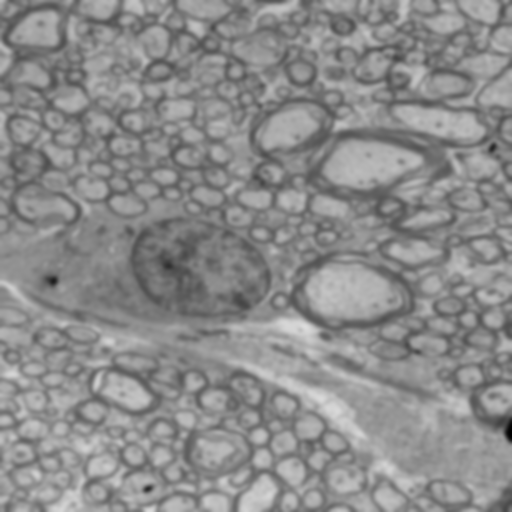
#> input picture 03_4_img.tif, 512 x 512 px
$ python mask_vis.py
#> lines starting #> are read from the running program, lines starting #| are printed output that depends on the picture; after the words box and inside, x2 and y2 are one past the last pixel; in counts of white or black regions, pixels touching at a corner belong together
import imageio
import numpy as np
import matplotlib.pyplot as plt

# Load the image and the mask
image_path = '03_4_img.tif'  # Replace with your image path
mask_path = '03_4.tif'    # Replace with your mask path
image = imageio.imread(image_path)
#> image is the input picture: shape (512, 512); min 0, max 221, mean 140.1
mask = imageio.imread(mask_path)
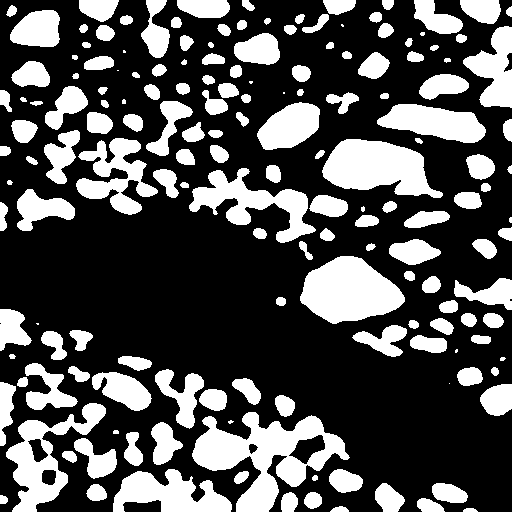
#> input picture 03_4.tif, 512 x 512 px
#> mask: shape (512, 512); values 0 (black) and 1 (white), 31.3% white; 167 white regions (14 under 20 px), largest, box (x1, y1, x2, y2) and area: (192, 412, 350, 512) 6765, (300, 256, 405, 324) 4844, (322, 139, 443, 198) 4529

# Check if the original image is grayscale and needs to be converted to RGB
if len(image.shape) == 2:  # If grayscale
    image_rgb = np.stack((image,) * 3, axis=-1)
elif len(image.shape) == 3 and image.shape[2] == 3:  # If already color
    image_rgb = image
else:
    raise ValueError("The image format is not supported.")

# Define the colors for myelin and axon
myelin_color = [0, 255, 0]  # Green color for myelin
axon_color = [255, 0, 0]    # Red color for axon

# Create color overlays
myelin_overlay = np.zeros_like(image_rgb)
axon_overlay = np.zeros_like(image_rgb)

# Apply the colors to the mask
myelin_overlay[mask == 1] = axon_color

# Combine the original image with the overlays
highlighted_image = np.maximum(np.maximum(image_rgb, myelin_overlay), axon_overlay)
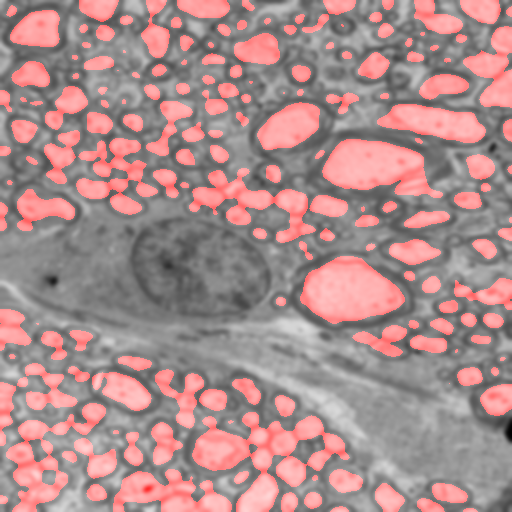
#> highlighted_image: shape (512, 512, 3); mean of channels 0, 1, 2 171.1, 140.1, 140.1; drawn as R, G, B

# Display the result using matplotlib
plt.imshow(highlighted_image)
plt.axis('off')  # Hide axis labels
plt.show()
